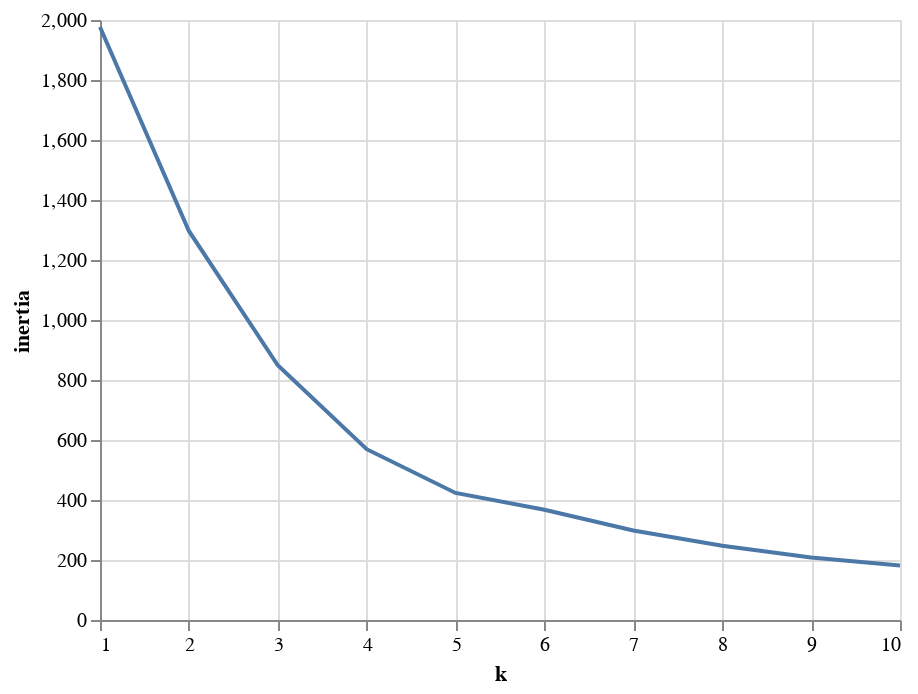

Notebook source saved alongside this figure:
### Markdown cell above
### Clustering Crytocurrencies Using K-Means

#### Find the Best Value for `k` Using the Elbow Curve

### Code cell
inertia = []
k = list(range(1, 11))

# Calculate the inertia for the range ok k values
for i in k:
    km = KMeans(n_clusters=i, random_state=0)
    km.fit(df_crypto_pca)
    inertia.append(km.inertia_)

# Create the Elbow Curve using hvPlot
elbow_data = {"k": k, "inertia": inertia}
df_elbow = pd.DataFrame(elbow_data)
#df_elbow.hvplot.line(x="k", y="inertia", xticks=k, label="Elbow Curve")
alt.Chart(df_elbow).mark_line().encode(
    x='k',
    y='inertia'
)

### Figure 1 — Vega-Lite specification as saved in the notebook (floating-point values rounded to 4 significant figures)
{"config": {"view": {"continuousWidth": 400, "continuousHeight": 300}}, "data": {"name": "data-708115b6e28fcff4810c267147f74eba"}, "mark": "line", "encoding": {"x": {"type": "quantitative", "field": "k"}, "y": {"type": "quantitative", "field": "inertia"}}, "$schema": "https://vega.github.io/schema/vega-lite/v4.8.1.json", "datasets": {"data-708115b6e28fcff4810c267147f74eba": [{"k": 1, "inertia": 1977.0}, {"k": 2, "inertia": 1297.0}, {"k": 3, "inertia": 849.2}, {"k": 4, "inertia": 569.4}, {"k": 5, "inertia": 423.5}, {"k": 6, "inertia": 367.7}, {"k": 7, "inertia": 298.4}, {"k": 8, "inertia": 247.2}, {"k": 9, "inertia": 208.3}, {"k": 10, "inertia": 181.6}]}}
